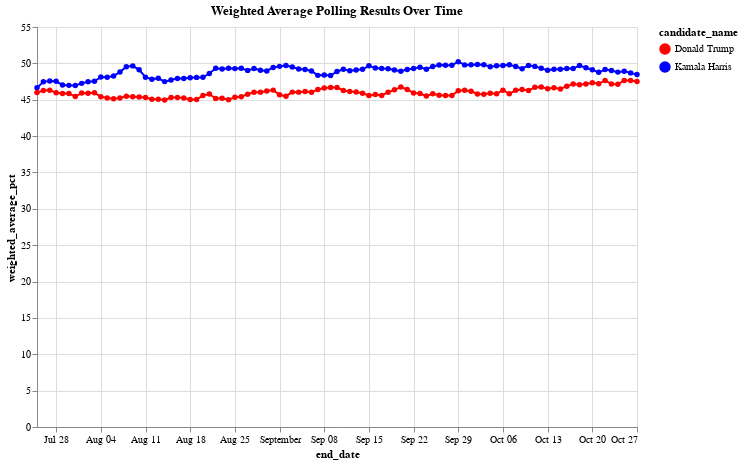

Notebook cell for this chart:
### Markdown cell above
Let's view the plot with weight average:

### Code cell
# Create the line chart with points
# Create a customized color encoding for Trump and Harris
color_scale = alt.Scale(domain=['Donald Trump', 'Kamala Harris'], range=['red', 'blue'])

# Create the line chart with points, assigning specific colors to each candidate
chart = alt.Chart(df_weighted_averages).mark_line(point=True).encode(
    x='end_date:T',  # Temporal encoding for end_date
    y='weighted_average_pct:Q',  # Quantitative encoding for weighted averages
    color=alt.Color('candidate_name:N', scale=color_scale),  # Custom color scale for candidates
    tooltip=['end_date', 'candidate_name', 'weighted_average_pct']  # Add tooltips to show details
).properties(
    title='Weighted Average Polling Results Over Time',
    width=600,
    height=400
)

chart.show()

### Figure 1 — Vega-Lite specification as saved in the notebook (floating-point values rounded to 4 significant figures; data arrays with more than 128 entries replaced by an {"elided": "..."} marker saying what was removed)
{"config": {"view": {"continuousWidth": 300, "continuousHeight": 300}}, "data": {"name": "data-f92521cf025161dd51cfb730e19ccf07"}, "mark": {"type": "line", "point": true}, "encoding": {"color": {"field": "candidate_name", "scale": {"domain": ["Donald Trump", "Kamala Harris"], "range": ["red", "blue"]}, "type": "nominal"}, "tooltip": [{"field": "end_date", "type": "temporal"}, {"field": "candidate_name", "type": "nominal"}, {"field": "weighted_average_pct", "type": "quantitative"}], "x": {"field": "end_date", "type": "temporal"}, "y": {"field": "weighted_average_pct", "type": "quantitative"}}, "height": 400, "title": "Weighted Average Polling Results Over Time", "width": 600, "$schema": "https://vega.github.io/schema/vega-lite/v5.20.1.json", "datasets": {"data-f92521cf025161dd51cfb730e19ccf07": {"elided": "190 records"}}}
